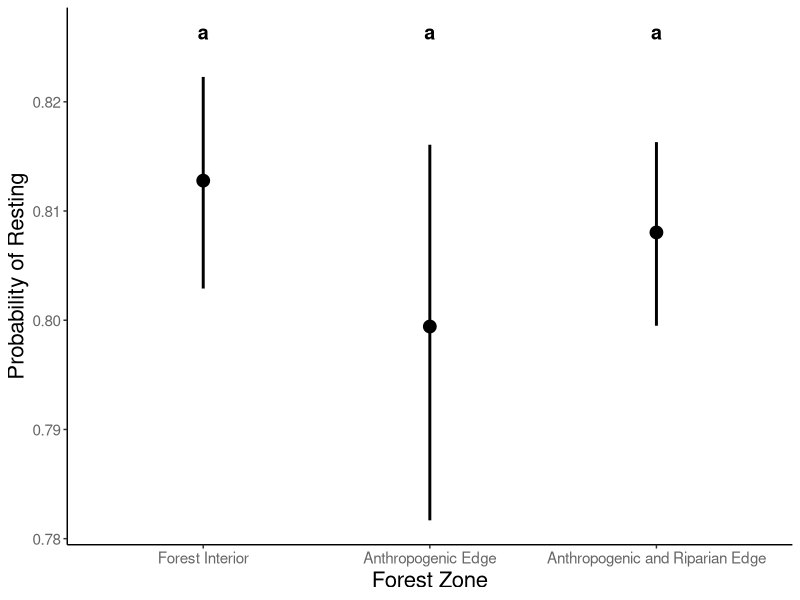
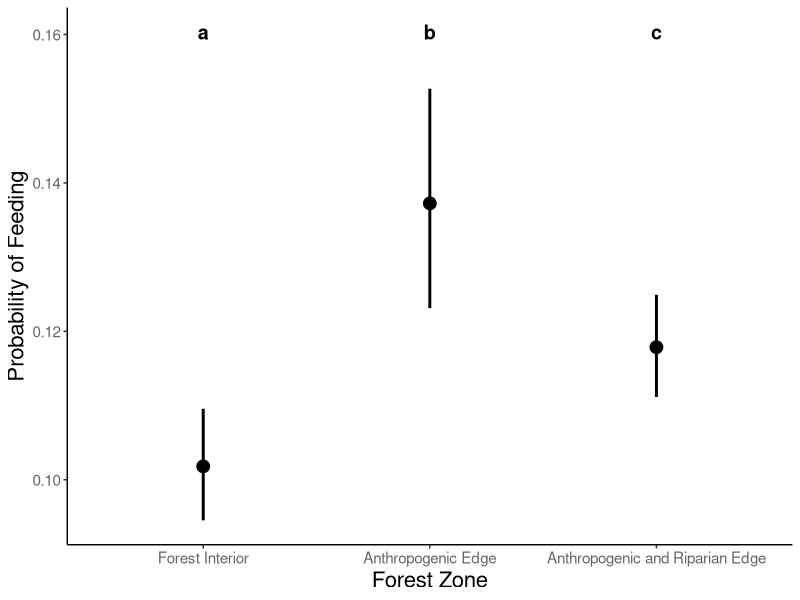
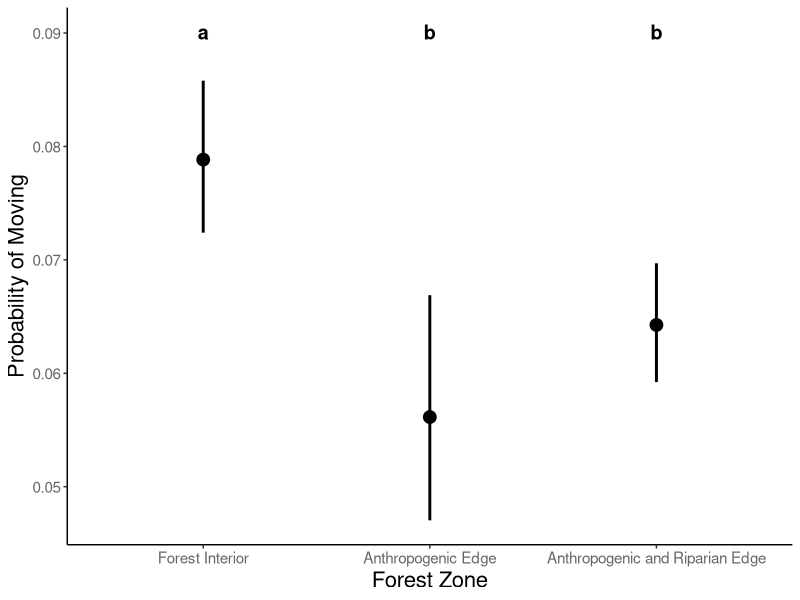
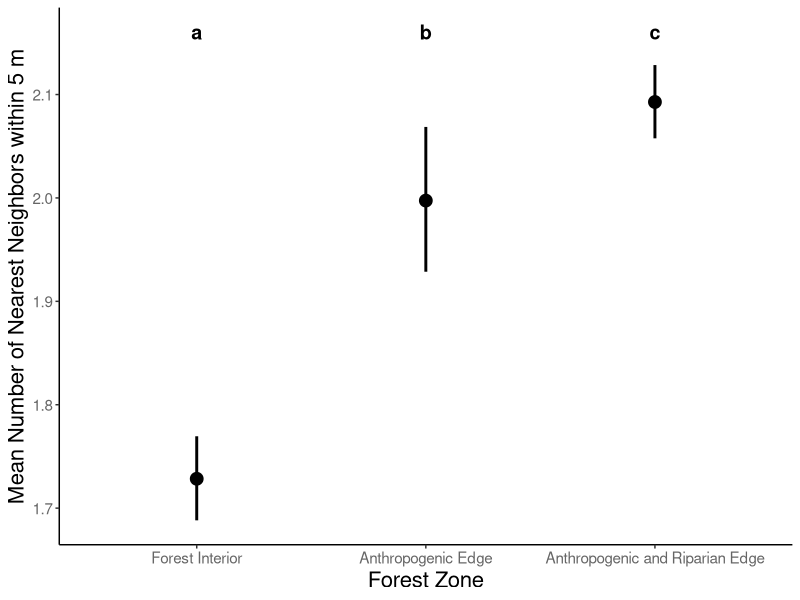
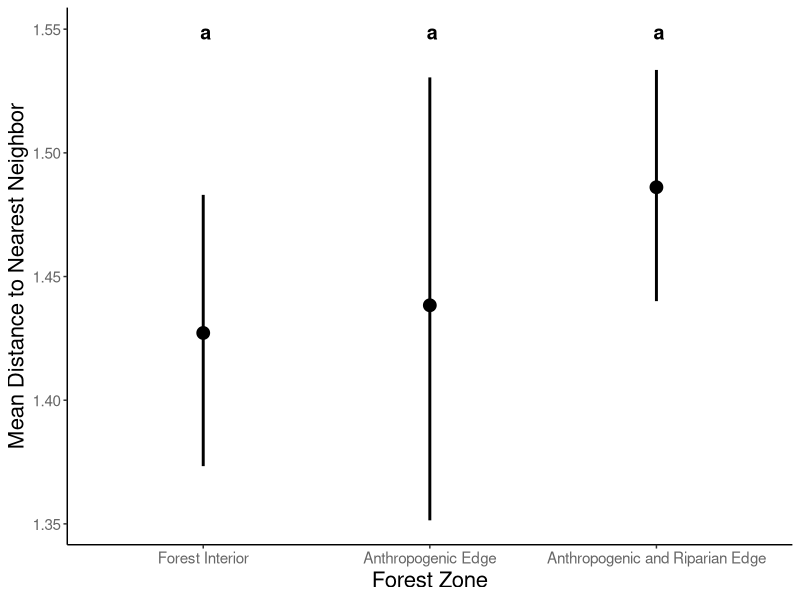

Reproduce these figures in R, in order.
#### 3/29/2026
#### Kurt Riggin
#### GLMM fitting



# Load packages
library(tidyverse)
library(emmeans)
library(multcomp)
library(ggpubr)



# Load data 
la_selva_data <- read.csv("all_la_selva_data.csv")


# Model Fitting 
# Factor edge type
la_selva_data$edge_type <- factor(la_selva_data$edge_type)
la_selva_data$edge_type <- relevel(la_selva_data$edge_type, ref = "I")



# Resting GLM
resting_grouped <- la_selva_data %>% 
  group_by(id, edge_type) %>% 
  summarise(
    Rest_count = sum(Rest == 1, na.rm = T),
    notRest_count = sum(Rest == 0,  na.rm = T),
    .groups = "drop"
  )

# Full GLM
resting_glm <- glm(
  cbind(Rest_count, notRest_count) ~ edge_type,
  data = resting_grouped,
  family = binomial()
)

# Null GLM
resting_glm_null <- glm(
  cbind(Rest_count, notRest_count) ~ 1,
  data = resting_grouped,
  family = binomial()
)

# Likelihood ratio test (NOT SIGNIFICANT)
resting_lht <- anova(resting_glm_null, resting_glm, test = "Chisq")
resting_lht


resting_glm_est_ci <- emmeans(resting_glm, ~ edge_type, type = "response")
resting_glm_est_ci <- as.data.frame(resting_glm_est_ci)
resting_glm_est_ci$edge_type <- as.character(resting_glm_est_ci$edge_type)
resting_glm_est_ci$edge_type[resting_glm_est_ci$edge_type == "I"] <- "Forest Interior"
resting_glm_est_ci$edge_type[resting_glm_est_ci$edge_type == "A"] <- "Anthropogenic Edge"
resting_glm_est_ci$edge_type[resting_glm_est_ci$edge_type == "B"] <- "Anthropogenic and Riparian Edge"
resting_glm_est_ci$.group <- "a"
resting_glm_est_ci

resting_label_height <- max(resting_glm_est_ci$asymp.UCL) * 1.005


resting_glm_plot <- ggplot(resting_glm_est_ci, 
                           aes(x = factor(edge_type, levels = c("Forest Interior",
                                                                "Anthropogenic Edge",
                                                                "Anthropogenic and Riparian Edge")), 
                               y = prob)) + 
  geom_point(size = 4) +
  geom_errorbar(aes(ymin = asymp.LCL, 
                    ymax = asymp.UCL),
                width = 0, 
                linewidth = 1) +
  labs(
    x = "Forest Zone",
    y = "Probability of Resting",
  ) + 
  geom_text(aes(label = .group, y = resting_label_height), 
            size = 5, 
            fontface = "bold") +
  theme_classic() +
  theme(
    axis.title = element_text(size = 16), 
    axis.text = element_text(size = 11, color = "grey40"),
    legend.title = element_text(size = 14),
    legend.text = element_text(size = 12)
  )


resting_glm_plot

# ggsave(
#   plot = resting_glm_plot,
#   "resting_glm_plot.pdf",
#   width = 10,
#   height = 8,
#   dpi = 300
# )













# Feeding GLM
feeding_grouped <- la_selva_data %>% 
  group_by(id, edge_type) %>% 
  summarise(
    Feed_count = sum(Feed == 1, na.rm = T),
    notFeed_count = sum(Feed == 0, na.rm = T),
    .groups = "drop"
  )

feeding_glm <- glm(
  cbind(Feed_count, notFeed_count) ~ edge_type,
  data = feeding_grouped,
  family = binomial()
)


feeding_glm_null <- glm(
  cbind(Feed_count, notFeed_count) ~ 1,
  data = feeding_grouped,
  family = binomial()
)

# Likelihood ratio test (SIGNIFICANT)
feeding_lht <- anova(feeding_glm_null, feeding_glm, test = "Chisq")
feeding_lht

# Generalized linear hypothesis test
feeding_glht <- glht(feeding_glm, linfct = mcp(edge_type = "Tukey")) # Tukey for all pairwise comparisons
summary(feeding_glht, test = adjusted("none"))








feeding_glm_est_ci <- emmeans(feeding_glm, ~ edge_type, type = "response")
feeding_letters <- cld(feeding_glm_est_ci, Letters = letters, adjust = "none")
feeding_glm_est_ci <- as.data.frame(feeding_letters)
feeding_glm_est_ci$edge_type <- as.character(feeding_glm_est_ci$edge_type)
feeding_glm_est_ci$edge_type[feeding_glm_est_ci$edge_type == "I"] <- "Forest Interior"
feeding_glm_est_ci$edge_type[feeding_glm_est_ci$edge_type == "A"] <- "Anthropogenic Edge"
feeding_glm_est_ci$edge_type[feeding_glm_est_ci$edge_type == "B"] <- "Anthropogenic and Riparian Edge"
feeding_glm_est_ci$.group <- c("a","c","b")
feeding_glm_est_ci


feeding_label_height <- max(feeding_glm_est_ci$asymp.UCL) * 1.05



feeding_glm_plot <- ggplot(feeding_glm_est_ci, 
                           aes(x = factor(edge_type, levels = c("Forest Interior",
                                                                "Anthropogenic Edge",
                                                                "Anthropogenic and Riparian Edge")), 
                               y = prob)) + 
  geom_point(size = 4) +
  geom_errorbar(aes(ymin = asymp.LCL, 
                    ymax = asymp.UCL),
                width = 0, 
                linewidth = 1) +
  labs(
    x = "Forest Zone",
    y = "Probability of Feeding",
  ) + 
  geom_text(aes(label = .group, y = feeding_label_height), 
            size = 5, 
            fontface = "bold") +
  theme_classic() +
  theme(
    axis.title = element_text(size = 16), 
    axis.text = element_text(size = 11, color = "grey40"),
    legend.title = element_text(size = 14),
    legend.text = element_text(size = 12)
  )


feeding_glm_plot

# ggsave(
#   plot = feeding_glm_plot,
#   "feeding_glm_plot.pdf",
#   width = 10,
#   height = 8,
#   dpi = 300
# )








# Moving GLM
moving_grouped <- la_selva_data %>% 
  group_by(id, edge_type) %>% 
  summarise(
    Move_count = sum(Move == 1, na.rm = T),
    notMove_count = sum(Move == 0, na.rm = T),
    .groups = "drop"
  )

moving_glm <- glm(
  cbind(Move_count, notMove_count) ~ edge_type,
  data = moving_grouped,
  family = binomial()
)

moving_glm_null <- glm(
  cbind(Move_count, notMove_count) ~ 1,
  data = moving_grouped,
  family = binomial()
)

# Likelihood ratio test 
moving_lht <- anova(moving_glm_null, moving_glm, test = "Chisq")
moving_lht

# Generalized linear hypothesis test
moving_glht <- glht(moving_glm, linfct = mcp(edge_type = "Tukey")) # Tukey for all pairwise comparisons
summary(moving_glht, test = adjusted("none"))



moving_glm_est_ci <- emmeans(moving_glm, ~ edge_type, type = "response")
moving_letters <- cld(moving_glm_est_ci, Letters = letters, adjust = "none")
moving_glm_est_ci <- as.data.frame(moving_letters)
moving_glm_est_ci$edge_type <- as.character(moving_glm_est_ci$edge_type)
moving_glm_est_ci$edge_type[moving_glm_est_ci$edge_type == "I"] <- "Forest Interior"
moving_glm_est_ci$edge_type[moving_glm_est_ci$edge_type == "A"] <- "Anthropogenic Edge"
moving_glm_est_ci$edge_type[moving_glm_est_ci$edge_type == "B"] <- "Anthropogenic and Riparian Edge"
moving_glm_est_ci$.group <- c("b", "b", "a")
moving_glm_est_ci


moving_label_height <- max(moving_glm_est_ci$asymp.UCL) * 1.05


moving_glm_plot <- ggplot(moving_glm_est_ci, 
                          aes(x = factor(edge_type, levels = c("Forest Interior",
                                                               "Anthropogenic Edge",
                                                               "Anthropogenic and Riparian Edge")), 
                              y = prob)) + 
  geom_point(size = 4) +
  geom_errorbar(aes(ymin = asymp.LCL, 
                    ymax = asymp.UCL),
                width = 0, 
                linewidth = 1) +
  labs(
    x = "Forest Zone",
    y = "Probability of Moving",
  ) + 
  geom_text(aes(label = .group, y = moving_label_height), 
            size = 5, 
            fontface = "bold") +
  theme_classic() +
  theme(
    axis.title = element_text(size = 16), 
    axis.text = element_text(size = 11, color = "grey40"),
    legend.title = element_text(size = 14),
    legend.text = element_text(size = 12)
  )


moving_glm_plot

# ggsave(
#   plot = moving_glm_plot,
#   "moving_glm_plot.pdf",
#   width = 10,
#   height = 8,
#   dpi = 300
# )











# Num NN GLM

num_NN_glm <- glm(
  num_NN ~ edge_type,
  data = la_selva_data,
  family = poisson(link = "log")
)

num_NN_glm_null <- glm(
  num_NN ~ 1,
  data = la_selva_data,
  family = poisson(link = "log")
)


# Likelihood ratio test (Significant)
num_NN_lht <- anova(num_NN_glm_null, num_NN_glm, test = "Chisq")
num_NN_lht

num_NN_glht <- glht(num_NN_glm, linfct = mcp(edge_type = "Tukey"))
summary(num_NN_glht, test = adjusted("none"))


num_NN_glm_est_ci <- emmeans(num_NN_glm, ~ edge_type, type = "response")
num_NN_letters <- cld(num_NN_glm_est_ci, Letters = letters, adjust = "none")
print(num_NN_letters)


num_NN_glm_est_ci <- as.data.frame(num_NN_letters)
num_NN_glm_est_ci$edge_type <- as.character(num_NN_glm_est_ci$edge_type)
num_NN_glm_est_ci$edge_type[num_NN_glm_est_ci$edge_type == "I"] <- "Forest Interior"
num_NN_glm_est_ci$edge_type[num_NN_glm_est_ci$edge_type == "A"] <- "Anthropogenic Edge"
num_NN_glm_est_ci$edge_type[num_NN_glm_est_ci$edge_type == "B"] <- "Anthropogenic and Riparian Edge"
num_NN_glm_est_ci$.group <- c("a","b","c")
num_NN_glm_est_ci

num_NN_label_height <- max(num_NN_glm_est_ci$asymp.UCL) * 1.015


num_NN_glm_plot <- ggplot(num_NN_glm_est_ci, 
                          aes(x = factor(edge_type, levels = c("Forest Interior",
                                                               "Anthropogenic Edge",
                                                               "Anthropogenic and Riparian Edge")), 
                              y = rate)) + 
  geom_point(size = 4) +
  geom_errorbar(aes(ymin = asymp.LCL, 
                    ymax = asymp.UCL),
                width = 0, 
                linewidth = 1) +
  labs(
    x = "Forest Zone",
    y = "Mean Number of Nearest Neighbors within 5 m",
  ) + 
  geom_text(aes(label = .group, y = num_NN_label_height), 
            size = 5, 
            fontface = "bold") +
  theme_classic() +
  theme(
    axis.title = element_text(size = 16), 
    axis.text = element_text(size = 11, color = "grey40"),
    legend.title = element_text(size = 14),
    legend.text = element_text(size = 12)
  )


num_NN_glm_plot

# ggsave(
#   plot = num_NN_glm_plot,
#   "num_NN_glm_plot.pdf",
#   width = 10,
#   height = 8,
#   dpi = 300
# )





# Dist NN GLM
la_selva_data <- la_selva_data %>%
  mutate(log_dist_NN = log(dist_NN + 0.1))


dist_NN_glm <- glm(
  log_dist_NN ~ edge_type,
  data = la_selva_data,
  family = gaussian()
)

dist_NN_glm_null <- glm(
  log_dist_NN ~ 1,
  data = la_selva_data,
  family = gaussian()
)

# Likelihood ratio test (Significant)
dist_NN_lht <- anova(dist_NN_glm_null, dist_NN_glm, test = "Chisq")
dist_NN_lht

dist_NN_glht <- glht(dist_NN_glm, linfct = mcp(edge_type = "Tukey"))
summary(dist_NN_glht, test = adjusted("none"))


dist_est <- emmeans(dist_NN_glm, ~ edge_type)
dist_NN_letters <- cld(dist_est, Letters = letters, adjust = "none")
print(dist_NN_letters)

dist_est <- as.data.frame(dist_NN_letters)

dist_est$mean_dist <- exp(dist_est$emmean) - 0.1
dist_est$lower <- exp(dist_est$lower.CL) - 0.1
dist_est$upper <- exp(dist_est$upper.CL) - 0.1

dist_est$edge_type <- as.character(dist_est$edge_type)
dist_est$edge_type[dist_est$edge_type == "I"] <- "Forest Interior"
dist_est$edge_type[dist_est$edge_type == "A"] <- "Anthropogenic Edge"
dist_est$edge_type[dist_est$edge_type == "B"] <- "Anthropogenic and Riparian Edge"
dist_est

dist_NN_label_height <- max(dist_est$upper) * 1.01


dist_NN_glm_plot <- ggplot(
  dist_est,
  aes(
    x = factor(edge_type, levels = c(
      "Forest Interior",
      "Anthropogenic Edge",
      "Anthropogenic and Riparian Edge"
    )),
    y = mean_dist
  )
) +
  geom_point(size = 4) +
  geom_errorbar(aes(ymin = lower, ymax = upper),
                width = 0,
                linewidth = 1) +
  geom_text(aes(label = .group, y = dist_NN_label_height), 
            size = 5, 
            fontface = "bold") +
  labs(
    x = "Forest Zone",
    y = "Mean Distance to Nearest Neighbor"
  ) +
  theme_classic() +
  theme(
    axis.title = element_text(size = 16),
    axis.text = element_text(size = 11, color = "grey40"),
    legend.title = element_text(size = 14),
    legend.text = element_text(size = 12)
  )

dist_NN_glm_plot


# ggsave(
#   plot = dist_NN_glm_plot,
#   "dist_NN_glm_plot.pdf",
#   width = 10,
#   height = 8,
#   dpi = 300
# )




# Final plots:

behavior_glm_plots <- ggarrange(resting_glm_plot,
                           feeding_glm_plot,
                           moving_glm_plot,
                             ncol = 2, nrow = 2,
                             labels   = c("a", "b", "c"),        # panel letters
                             label.x  = 0.01,                               # a little inset from left
                             label.y  = 0.98,                               # near the top
                             hjust    = 0,                                  # left aligned
                             vjust    = 1,                                  # top aligned
                             font.label = list(size = 20, face = "bold"))


ggexport(behavior_glm_plots, filename = "behavior_glm_plots.pdf", height = 12, width = 15.5)



cohesion_glm_plots <- ggarrange(num_NN_glm_plot,
                                dist_NN_glm_plot,
                                ncol = 2, nrow = 1,
                                labels   = c("a", "b"),        # panel letters
                                label.x  = 0.01,                               # a little inset from left
                                label.y  = 0.98,                               # near the top
                                hjust    = 0,                                  # left aligned
                                vjust    = 1,                                  # top aligned
                                font.label = list(size = 20, face = "bold"))


ggexport(cohesion_glm_plots, filename = "cohesion_glm_plots.pdf", height = 6, width = 15.5)
